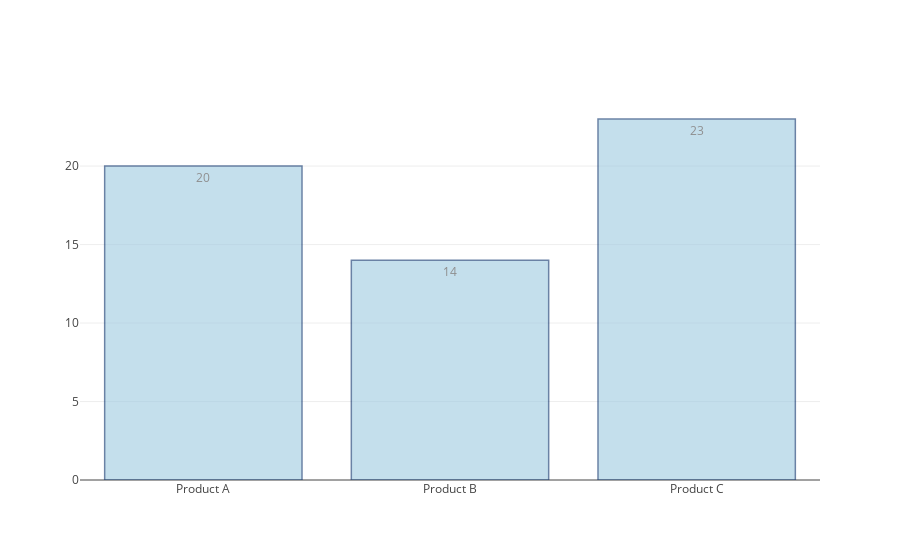

Write notebook code for a chart like this one.
### Markdown cell above
### Bar Chart with Direct Labels

### Code cell
import plotly.plotly as py
import plotly.graph_objs as go

x = ['Product A', 'Product B', 'Product C']
y = [20, 14, 23]

data = [go.Bar(
            x=x,
            y=y,
            text=y,
            textposition = 'auto',
            marker=dict(
                color='rgb(158,202,225)',
                line=dict(
                    color='rgb(8,48,107)',
                    width=1.5),
            ),
            opacity=0.6
        )]

plotly.offline.iplot(data, filename='bar-direct-labels')

### Figure 1 — Plotly figure (JSON) as saved in the notebook; plotly's stock layout.template omitted (floating-point values rounded to 4 significant figures)
{"data": [{"marker": {"color": "rgb(158,202,225)", "line": {"color": "rgb(8,48,107)", "width": 1.5}}, "opacity": 0.6, "text": [20, 14, 23], "textposition": "auto", "type": "bar", "x": ["Product A", "Product B", "Product C"], "y": [20, 14, 23]}], "layout": {}}
